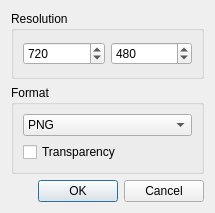
<?xml version="1.0" encoding="UTF-8"?>
<ui version="4.0">
 <class>ExportImageSeqDialog</class>
 <widget class="QDialog" name="ExportImageSeqDialog">
  <property name="geometry">
   <rect>
    <x>0</x>
    <y>0</y>
    <width>215</width>
    <height>213</height>
   </rect>
  </property>
  <property name="windowTitle">
   <string>Dialog</string>
  </property>
  <layout class="QVBoxLayout" name="verticalLayout">
   <item>
    <widget class="QGroupBox" name="groupBox">
     <property name="title">
      <string>Resolution</string>
     </property>
     <layout class="QHBoxLayout" name="horizontalLayout">
      <item>
       <widget class="QSpinBox" name="imgWidthSpinBox">
        <property name="minimum">
         <number>1</number>
        </property>
        <property name="maximum">
         <number>4096</number>
        </property>
        <property name="value">
         <number>720</number>
        </property>
       </widget>
      </item>
      <item>
       <widget class="QSpinBox" name="imgHeightSpinBox">
        <property name="minimum">
         <number>1</number>
        </property>
        <property name="maximum">
         <number>4096</number>
        </property>
        <property name="value">
         <number>480</number>
        </property>
       </widget>
      </item>
     </layout>
    </widget>
   </item>
   <item>
    <widget class="QGroupBox" name="groupBox_2">
     <property name="title">
      <string>Format</string>
     </property>
     <layout class="QVBoxLayout" name="verticalLayout_2">
      <item>
       <widget class="QComboBox" name="formatComboBox">
        <item>
         <property name="text">
          <string>PNG</string>
         </property>
        </item>
        <item>
         <property name="text">
          <string>JPG</string>
         </property>
        </item>
        <item>
         <property name="text">
          <string>BMP</string>
         </property>
        </item>
       </widget>
      </item>
      <item>
       <widget class="QCheckBox" name="cbTransparency">
        <property name="text">
         <string>Transparency</string>
        </property>
       </widget>
      </item>
     </layout>
    </widget>
   </item>
   <item>
    <widget class="QDialogButtonBox" name="buttonBox">
     <property name="orientation">
      <enum>Qt::Horizontal</enum>
     </property>
     <property name="standardButtons">
      <set>QDialogButtonBox::Cancel|QDialogButtonBox::Ok</set>
     </property>
    </widget>
   </item>
  </layout>
 </widget>
 <resources/>
 <connections>
  <connection>
   <sender>buttonBox</sender>
   <signal>accepted()</signal>
   <receiver>ExportImageSeqDialog</receiver>
   <slot>accept()</slot>
   <hints>
    <hint type="sourcelabel">
     <x>248</x>
     <y>254</y>
    </hint>
    <hint type="destinationlabel">
     <x>157</x>
     <y>274</y>
    </hint>
   </hints>
  </connection>
  <connection>
   <sender>buttonBox</sender>
   <signal>rejected()</signal>
   <receiver>ExportImageSeqDialog</receiver>
   <slot>reject()</slot>
   <hints>
    <hint type="sourcelabel">
     <x>316</x>
     <y>260</y>
    </hint>
    <hint type="destinationlabel">
     <x>286</x>
     <y>274</y>
    </hint>
   </hints>
  </connection>
 </connections>
</ui>
